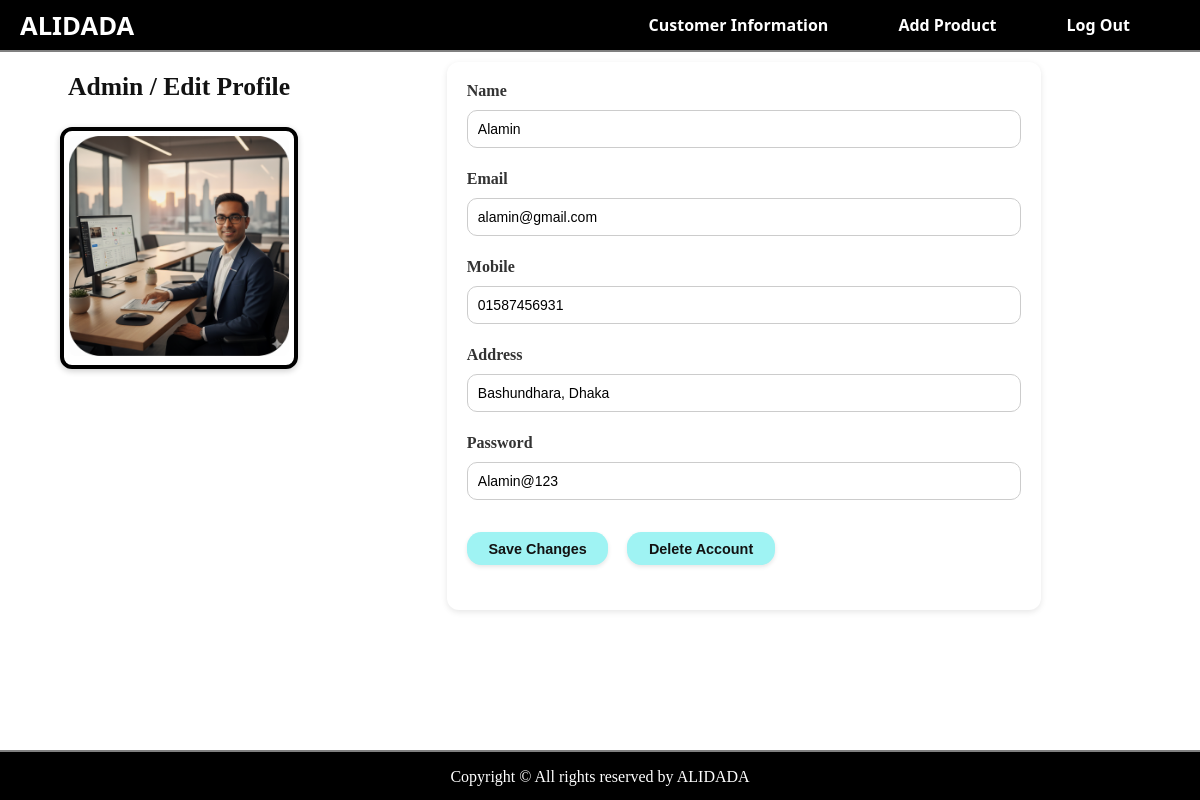
Screenshot of /view/Admin/adProfile.php (signed in) with the database file from the repository.
### tables this page shows
CREATE TABLE `user_info` (
  `user_id` int(11) NOT NULL,
  `user_name` varchar(30) NOT NULL,
  `password` varchar(30) NOT NULL,
  `type` varchar(30) NOT NULL,
  `address` varchar(60) NOT NULL,
  `email` varchar(30) NOT NULL,
  `nid` varchar(20) NOT NULL,
  `user_image` varchar(50) NOT NULL
);

### model/model.php (called while the page is built, shortened)
<?php
class Model {
    private $conn;
    public function OpenCon() {
        $db_server = "localhost";
        $db_user = "root";
        $db_pass = "";
        $db_name = "e_commerce_management_system";
        $db = "";
        try {
            $db = mysqli_connect($db_server, $db_user, $db_pass, $db_name);
        } catch(mysqli_sql_exception $e) {
            echo "<script>alert('MySQL not started in XAMPP');</script>";
        }
        return $db;
    }
    public function __construct() {
        $this->conn = $this->OpenCon();
    }
    public function getUserById($userId) {
        $stmt = $this->conn->prepare("SELECT * FROM user_info WHERE user_id = ?");
        $stmt->bind_param("i", $userId);
        $stmt->execute();
        $result = $stmt->get_result();
        return $result->fetch_assoc();
    }
}
?>

### controller/Admin/adProfileController.php (called while the page is built, shortened)
<?php
include_once('../../model/Model.php');
$model = new Model();
$userId = $_SESSION['userId'];
$user = $model->getUserById($userId);
$userName = $user['user_name'];
$email    = $user['email'];
$mobile   = $user['nid'];
$address  = $user['address'];
$password = $user['password'];
$image = $user['user_image'];
?>

### view/Admin/adProfile.php (the view, shortened to what this page needs)
<?php
    include_once('../../controller/Admin/adProfileController.php');
?>
<!DOCTYPE html>
<html lang="en">
<head>
    <link rel="stylesheet" href="../../CSS/adProfile.css">
</head>
<body>
    <div class="main-content">
        <header>
            <a href="adDashboard.php"><h2>ALIDADA</h2></a>
            <nav>
                <a href="userView.php">Customer Information</a>
                <a href="adAddProduct.php">Add Product</a>
                <a href="../../controller/logout.php">Log Out</a>
            </nav>
        </header>
        <hr>
        <div class="profile-container">
            <div class="left-panel">
                <h2>Admin / Edit Profile</h2>
                <div class="profile-image">
                    <img src="../../Image/<?= $image ?>" alt="Admin Picture">
                </div>
            </div>
            <div class="profile-form">
                <form action="adProfile.php" method="POST">
                    <label for="name"><strong>Name</strong></label><br>
                    <input type="text" id="name" value="<?php echo($userName) ?>" name="userName" class="form_input">
                    <br>
                    <label for="email"><strong>Email</strong></label><br>
                    <input type="email" id="email" value="<?php echo($email) ?>" name="email" class="form_input">
                    <br>
                    <label for="mobile"><strong>Mobile</strong></label><br>
                    <input type="text" id="mobile" value="<?php echo($mobile) ?>" name="mobile" class="form_input">
                    <br>
                    <label for="address"><strong>Address</strong></label><br>
                    <input type="text" id="address" value="<?php echo($address) ?>" name="address" class="form_input">
                    <br>
                    <label for="password"><strong>Password</strong></label><br>
                    <input type="text" id="password" value="<?php echo($password) ?>" name="password" class="form_input">
                    <br>
                    <button type="submit" name="action" value="change">Save Changes</button>
                    <button type="submit" name="action" value="delete">Delete Account</button>
                </form>
            </div>
        </div>
        <footer>
            <hr>
            <p>Copyright &copy; All rights reserved by ALIDADA</p>
        </footer>
    </div>
</body>
</html>

### CSS/adProfile.css (style rules this page uses)
body { background-color: white; }
html, body { margin: 0; padding: 0; }
hr { margin: 0; border: none; height: 2px; background-color: gray; }
.main-content { flex: 1; }
header { display: flex; align-items: center; justify-content: space-between; padding: 0 20px; font-weight: 700; background-color: black; width: 100%; height: 50px; box-sizing: border-box; }
header h2 { margin: 0; color: white; }
header nav { display: flex; gap: 20px; }
header nav a { font-family: 'Segoe UI', sans-serif; text-decoration: none; color: white; }
header a { text-decoration: none; color: white; }
a { margin-right: 50px; font-family: 'Segoe UI'; }
h2 { margin: 0 0 15px 0; font-size: 1.6em; color: #121212; }
.profile-container { display: flex; justify-content: flex-start; align-items: flex-start; gap: 50px; width: 90%; max-width: 1100px; margin: 20px auto 80px auto; }
.left-panel { display: flex; flex-direction: column; align-items: center; }
.profile-image { border: 4px solid black; border-radius: 12px; padding: 5px; background-color: #fff; box-shadow: 0 2px 6px rgba(0,0,0,0.2); margin-top: 10px; }
.profile-image img { width: 220px; height: 220px; object-fit: cover; border-radius: 8px; }
.profile-form { flex: 1; }
form { background: #fff; width: 70%; max-width: 600px; margin: -10px auto 20px auto; padding: 20px; border-radius: 12px; box-shadow: 0 2px 6px rgba(0,0,0,0.1); }
form label { font-weight: 600; margin-bottom: 5px; display: inline-block; color: #333; }
.form_input { width: 100%; padding: 10px; border-radius: 10px; border: 1px solid #ccc; margin-top: 5px; transition: all 0.3s ease; font-size: 14px; box-sizing: border-box; }
button { padding: 0.6em 1.5em; background-color: #9ff3f3; color: #121212; border: none; border-radius: 1em; font-size: 0.9em; font-weight: bold; cursor: pointer; transition: all 0.25s ease; box-shadow: 0 2px 4px rgba(0,0,0,0.1); margin-right: 15px; margin-top: 10px; margin-bottom: 25px; }

### rows the page displays
user_info: user_image (picture), userName "Alamin", email "alamin@gmail.com", mobile "01587456931", address "Bashundhara, Dhaka", password "Alamin@123"
